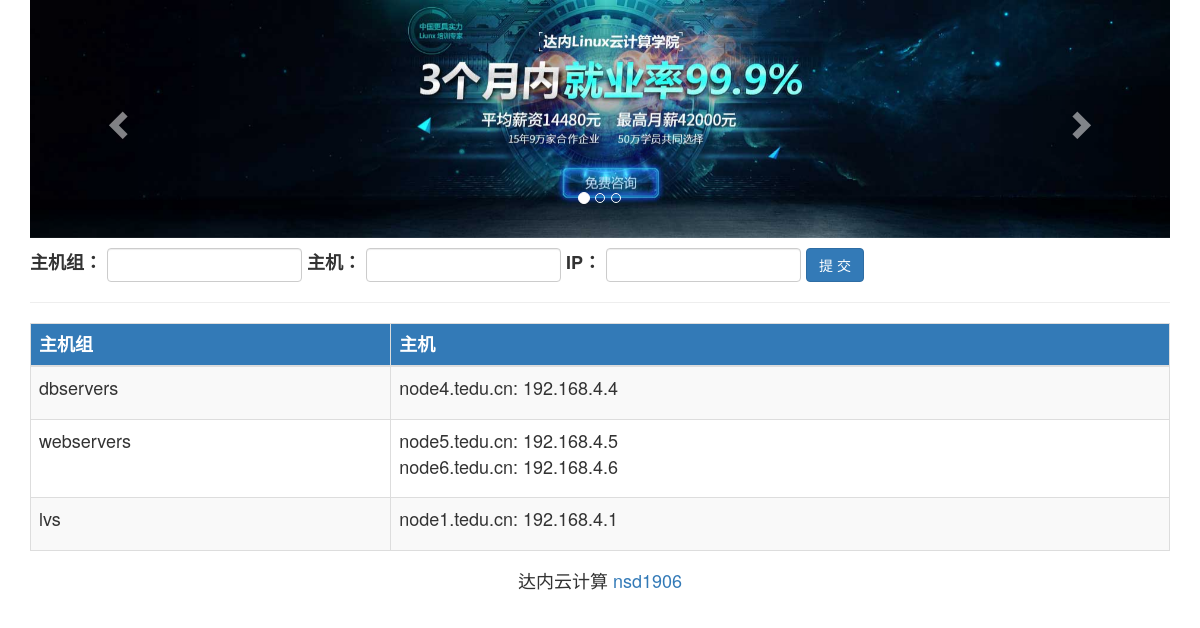
The page /webadmin/addhosts/ on the database its author committed.
### webadmin/models.py (models this page shows, shortened)
class HostGroup(models.Model):
    groupname = models.CharField(max_length=50, unique=True)

class Host(models.Model):
    hostname = models.CharField(max_length=200)
    ipaddr = models.CharField(max_length=15)
    group = models.ForeignKey(HostGroup)

### webadmin/views.py (the view, shortened to what this page needs)
def add_hosts(request):
    groups = HostGroup.objects.all()
    return render(request, 'add_hosts.html', {'groups': groups})

### templates/add_hosts.html (shortened to what this page needs)
{% extends 'basic.html' %}
{% load static %}
{% block content %}
    <form action="" method="post" class="form-inline h4">
        <div class="form-group">
            <label>主机组：</label>
            <input class="form-control" type="text" name="group">
        </div>
        <div class="form-group">
            <label>主机：</label>
            <input class="form-control" type="text" name="host">
        </div>
        <div class="form-group">
            <label>IP：</label>
            <input class="form-control" type="text" name="ip">
        </div>
        <div class="form-group">
            <input class="btn btn-primary" type="submit" value="提 交">
        </div>
    </form>
    <hr>
    <table class="table table-hover table-striped table-bordered h4">
        <thead class="bg-primary">
        <tr>
            <th>主机组</th>
            <th>主机</th>
        </tr>
        </thead>
        {% for group in groups %}
            <tr>
                <td>{{ group.groupname }}</td>
                <td>
                    <ul class="list-unstyled">
                        {% for host in group.host_set.all %}
                            <li>
                                {{ host.hostname }}: {{ host.ipaddr }}
                            </li>
                        {% endfor %}
                    </ul>
                </td>
            </tr>
        {% endfor %}
    </table>
{% endblock %}

### rows shown on the page
HostGroup: groupname "dbservers"
Host: hostname "node4.tedu.cn", ipaddr "192.168.4.4"
HostGroup: groupname "webservers"
Host: hostname "node5.tedu.cn", ipaddr "192.168.4.5"
Host: hostname "node6.tedu.cn", ipaddr "192.168.4.6"
HostGroup: groupname "lvs"
Host: hostname "node1.tedu.cn", ipaddr "192.168.4.1"
